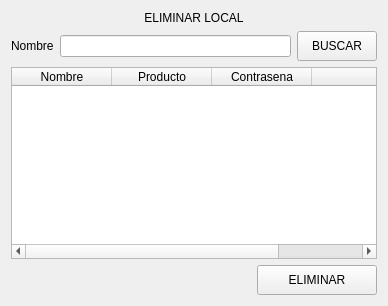
                 <widget class="QWidget" name="Pagina_EliminarProductos">
                  <layout class="QVBoxLayout" name="verticalLayout_23">
                   <item>
                    <widget class="QLabel" name="label_Eliimar">
                     <property name="text">
                      <string>ELIMINAR LOCAL</string>
                     </property>
                     <property name="alignment">
                      <set>Qt::AlignCenter</set>
                     </property>
                    </widget>
                   </item>
                   <item>
                    <layout class="QHBoxLayout" name="horizontalLayout_22">
                     <item>
                      <widget class="QLabel" name="label_NombreProductoEliminar">
                       <property name="text">
                        <string>Nombre</string>
                       </property>
                      </widget>
                     </item>
                     <item>
                      <widget class="QLineEdit" name="lineEdit_BuscarProductoEliminar"/>
                     </item>
                     <item>
                      <widget class="QPushButton" name="Boton_BuscarProductoEliminar">
                       <property name="minimumSize">
                        <size>
                         <width>0</width>
                         <height>30</height>
                        </size>
                       </property>
                       <property name="text">
                        <string>BUSCAR</string>
                       </property>
                      </widget>
                     </item>
                    </layout>
                   </item>
                   <item>
                    <widget class="QTableWidget" name="tabla_EliminarLocal_2">
                     <column>
                      <property name="text">
                       <string>Nombre</string>
                      </property>
                     </column>
                     <column>
                      <property name="text">
                       <string>Producto</string>
                      </property>
                     </column>
                     <column>
                      <property name="text">
                       <string>Contrasena</string>
                      </property>
                     </column>
                     <column>
                      <property name="text">
                       <string/>
                      </property>
                     </column>
                    </widget>
                   </item>
                   <item>
                    <layout class="QHBoxLayout" name="horizontalLayout_23">
                     <item>
                      <widget class="QLabel" name="label_30">
                       <property name="minimumSize">
                        <size>
                         <width>200</width>
                         <height>30</height>
                        </size>
                       </property>
                       <property name="text">
                        <string/>
                       </property>
                      </widget>
                     </item>
                     <item>
                      <spacer name="horizontalSpacer_15">
                       <property name="orientation">
                        <enum>Qt::Horizontal</enum>
                       </property>
                       <property name="sizeHint" stdset="0">
                        <size>
                         <width>40</width>
                         <height>20</height>
                        </size>
                       </property>
                      </spacer>
                     </item>
                     <item>
                      <widget class="QPushButton" name="Boton_EliminarProducto_2">
                       <property name="minimumSize">
                        <size>
                         <width>120</width>
                         <height>30</height>
                        </size>
                       </property>
                       <property name="text">
                        <string>ELIMINAR</string>
                       </property>
                      </widget>
                     </item>
                    </layout>
                   </item>
                  </layout>
                 </widget>
